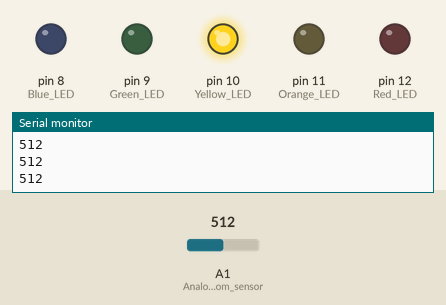
Bench run of a sketch on a simulated Arduino Uno, built with avr-gcc and run on an emulated ATmega328P. Parts: output pins drawn as LEDs (lit = HIGH), the last lines printed to the serial monitor. Dashed ring = blinking. The test bench sets the inputs (shaded band); at power-on: A1 (Analog_input_from_sensor) = 512. Pins used as bus, display or sensor lines are not drawn.

Above: at 1.2 s.
1.3 s: A1 (Analog_input_from_sensor) set to 409
2.8 s: A1 (Analog_input_from_sensor) set to 385
At 3.2 s:
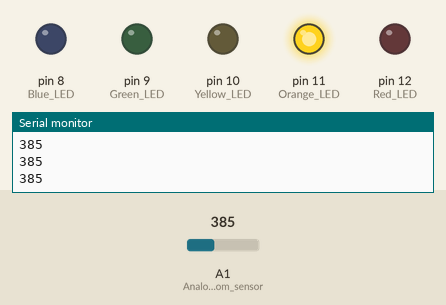
4.3 s: A1 (Analog_input_from_sensor) set to 210
5.8 s: A1 (Analog_input_from_sensor) set to 184
At 6.18 s:
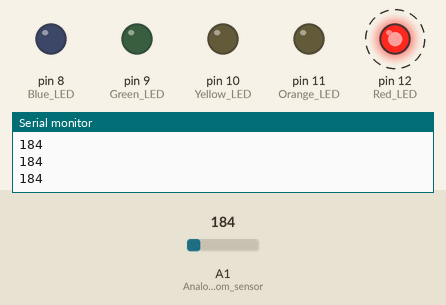
8.8 s: A1 (Analog_input_from_sensor) set to 610
At 9.8 s:
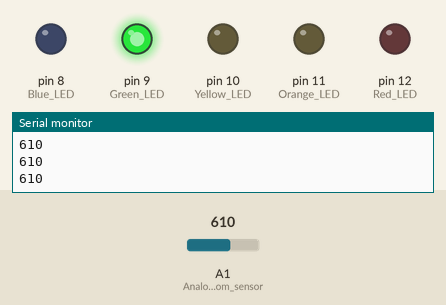
10.3 s: A1 (Analog_input_from_sensor) set to 586
At 11.4 s:
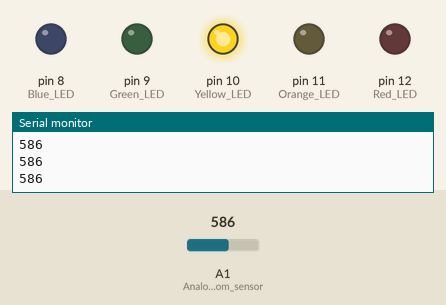
Timing chart, 0 to 12.8 s (numbered marks = the images above; inputs shaded):
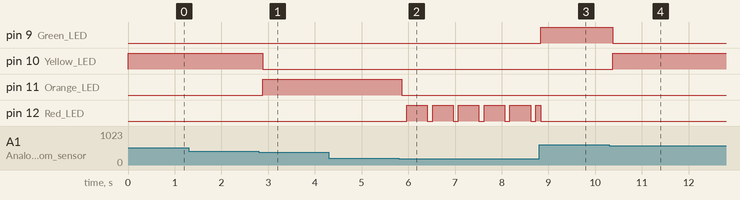

Measured:
- the behaviour switches between 400 and 399 on A1 (Analog_input_from_sensor) (found by bisection; images 0 and 1)
- the behaviour switches between 200 and 199 on A1 (Analog_input_from_sensor) (found by bisection; images 1 and 2)
- the behaviour switches between 600 and 599 on A1 (Analog_input_from_sensor) (found by bisection; images 3 and 4)
- after the input at 2.8 s, pin 10 (Yellow_LED): HIGH → LOW after 0.08 s; pin 11 (Orange_LED): LOW → HIGH after 0.08 s
- after the input at 5.8 s, pin 11 (Orange_LED): HIGH → LOW after 0.06 s; pin 12 (Red_LED): alternates HIGH for 0.44 s and LOW for 0.11 s, starting after 0.17 s
- after the input at 8.8 s, pin 9 (Green_LED): LOW → HIGH at once
- after the input at 10.3 s, pin 9 (Green_LED): HIGH → LOW after 0.08 s; pin 10 (Yellow_LED): LOW → HIGH after 0.08 s

The sketch:

smart_plant_monitor.ino
```cpp
/*
 * Project: Smart Soil Moisture Monitoring System
 * Description: Reads moisture levels from a soil sensor and visualizes
 * the hydration status using an LED scale. Includes a blinking
 * alert for critical low moisture using non-blocking code.
 */

int moisture = 0;                 // Variable to store soil moisture level
bool isLowMoisture = false;       // Flag to trigger the low moisture alert
unsigned long previousMillis = 0; // Stores last time the LED was updated
const long interval = 500;        // Blinking interval (milliseconds)

void setup() {
  // Sensor Power Management (A0 used to supply power only during reading)
  pinMode(A0, OUTPUT);            // Sensor VCC control
  pinMode(A1, INPUT);             // Analog input from sensor
  Serial.begin(9600);             // Initialize serial communication

  // LED Bar Configuration (Pins 8 to 12)
  pinMode(8, OUTPUT);             // Blue LED (High moisture)
  pinMode(9, OUTPUT);             // Green LED
  pinMode(10, OUTPUT);            // Yellow LED
  pinMode(11, OUTPUT);            // Orange LED
  pinMode(12, OUTPUT);            // Red LED (Critical low moisture)
}

void loop() {
  // --- Sensor Reading Process ---
  digitalWrite(A0, HIGH);         // Power up the sensor
  delay(10);                      // Short delay for sensor stabilization
  moisture = analogRead(A1);      // Read analog value (0-1023)
  digitalWrite(A0, LOW);          // Power down sensor to prevent corrosion

  Serial.println(moisture);       // Log value to Serial Monitor

  // Reset all LEDs before updating the status
  digitalWrite(8, LOW);
  digitalWrite(9, LOW);
  digitalWrite(10, LOW);
  digitalWrite(11, LOW);
  digitalWrite(12, LOW);

  // --- Logic for Moisture Levels ---
  if (moisture < 200) {
    digitalWrite(12, HIGH);       // Turn on Red LED
    isLowMoisture = true;         // Set alert flag
  } else {
    isLowMoisture = false;        // Reset alert flag

    // Gradual scale logic
    if (moisture < 400) {
      digitalWrite(11, HIGH);     // Orange LED
    } else if (moisture < 600) {
      digitalWrite(10, HIGH);     // Yellow LED
    } else if (moisture < 800) {
      digitalWrite(9, HIGH);      // Green LED
    } else {
      digitalWrite(8, HIGH);      // Blue LED (Optimal)
    }
  }

  // --- Non-blocking Blinking Alert ---
  // If moisture is critically low, blink the Red LED using millis()
  if (isLowMoisture) {
    unsigned long currentMillis = millis();
    if (currentMillis - previousMillis >= interval) {
      previousMillis = currentMillis; // Update timestamp

      // Toggle LED state (If ON -> OFF, If OFF -> ON)
      if (digitalRead(12) == HIGH) {
        digitalWrite(12, LOW);
      } else {
        digitalWrite(12, HIGH);
      }
    }
  }

  delay(100); // Small stability delay
}
```
